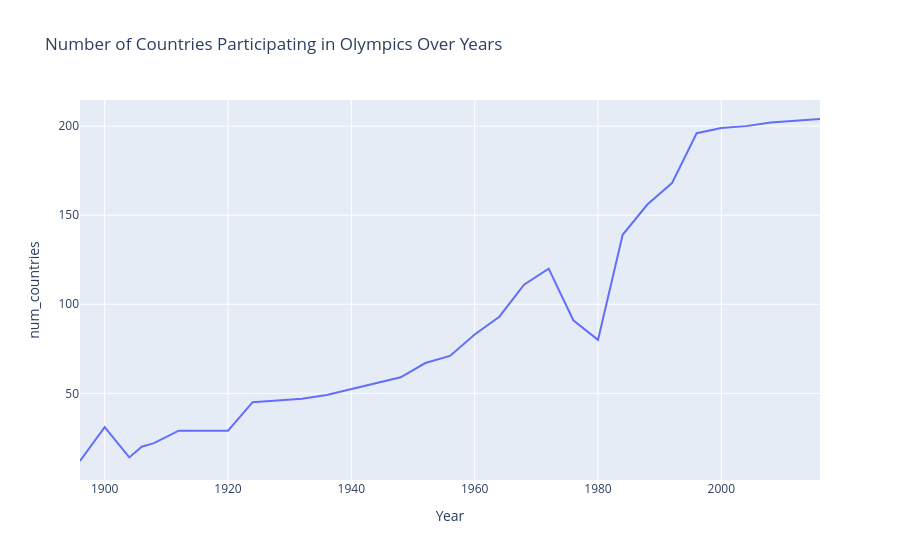

The cell this chart's notebook holds for it:
### Code cell
import plotly.express as px

# Step 1: Remove duplicates
new_df = df.drop_duplicates(['Year', 'region'])

# Step 2: Count countries per year
year_region = new_df.groupby('Year')['region'].size().reset_index()

# Rename column for clarity
year_region.rename(columns={'region': 'num_countries'}, inplace=True)

# Step 3: Plot using Plotly
fig = px.line(
    year_region,
    x='Year',
    y='num_countries',
    title='Number of Countries Participating in Olympics Over Years'
)

# import plotly.io as pio
# pio.renderers.default = 'browser'

fig.show()

### Figure 1 — Plotly figure (JSON) as saved in the notebook; plotly's stock layout.template omitted (floating-point values rounded to 4 significant figures)
{"data": [{"hovertemplate": "Year=%{x}<br>num_countries=%{y}<extra></extra>", "legendgroup": "", "line": {"color": "#636efa", "dash": "solid"}, "marker": {"symbol": "circle"}, "mode": "lines", "name": "", "orientation": "v", "showlegend": false, "type": "scatter", "x": [1896, 1900, 1904, 1906, 1908, 1912, 1920, 1924, 1928, 1932, 1936, 1948, 1952, 1956, 1960, 1964, 1968, 1972, 1976, 1980, 1984, 1988, 1992, 1996, 2000, 2004, 2008, 2012, 2016], "xaxis": "x", "y": [12, 31, 14, 20, 22, 29, 29, 45, 46, 47, 49, 59, 67, 71, 83, 93, 111, 120, 91, 80, 139, 156, 168, 196, 199, 200, 202, 203, 204], "yaxis": "y"}], "layout": {"legend": {"tracegroupgap": 0}, "title": {"text": "Number of Countries Participating in Olympics Over Years"}, "xaxis": {"anchor": "y", "domain": [0, 1], "title": {"text": "Year"}}, "yaxis": {"anchor": "x", "domain": [0, 1], "title": {"text": "num_countries"}}}}
